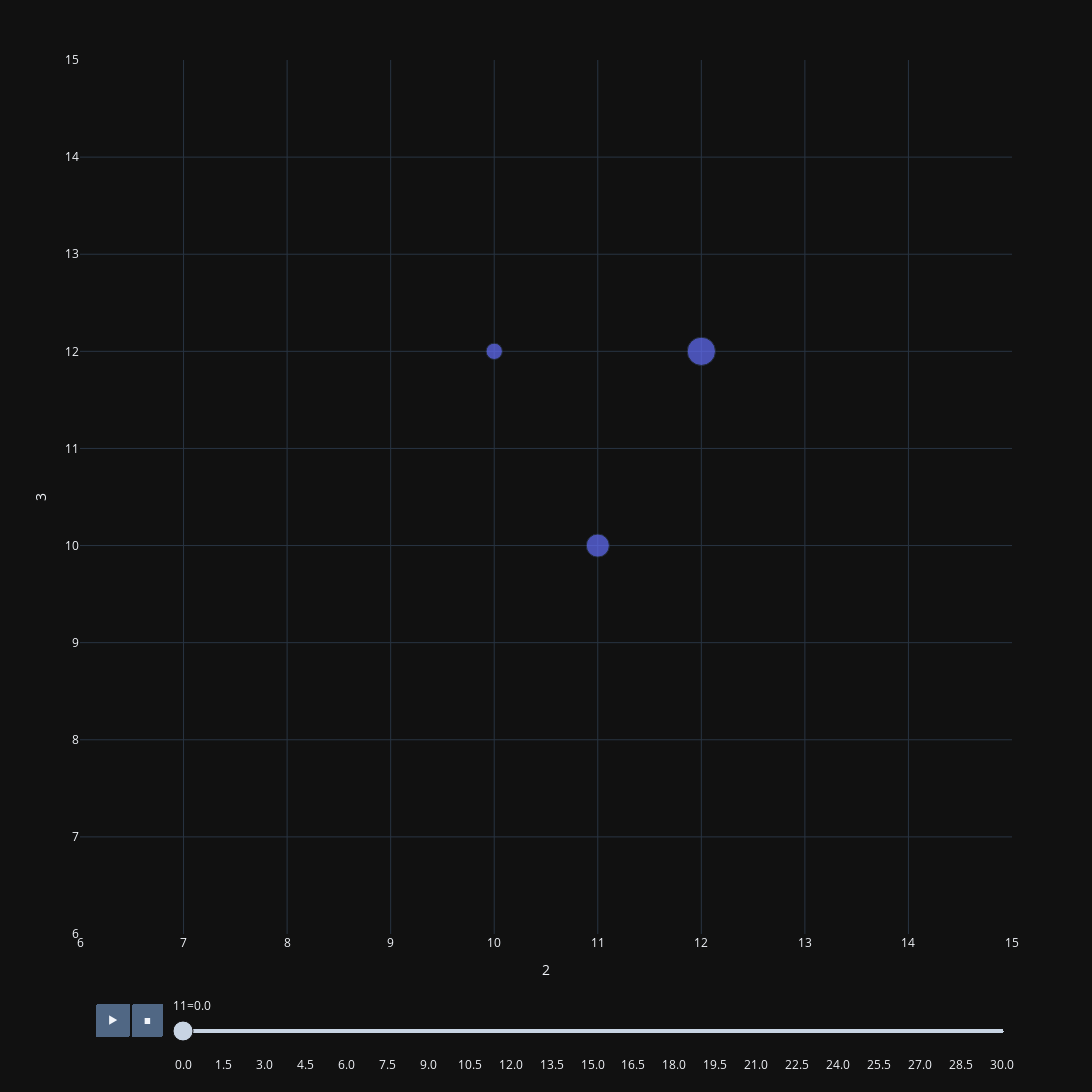

Source (notebook cell):
### Code cell
import plotly.express as px

plot_data = np.array([x[::250] for x in data])
plot_data = plot_data.reshape((-1, data.shape[2]))

fig = px.scatter(
    plot_data, 
    x=R_X, 
    y=R_Y, 
    animation_frame=R_T, 
    animation_group=R_ID,
    size=R_M,
    range_x=[6, 15], 
    range_y=[6, 15],
    width=1300,
    height=1300,
)
fig.update_layout(
    updatemenus=[
        {
            'buttons': [
                {
                    'method': "animate",
                    'args': [None, {"frame": {"duration": 150, "redraw": False}, "mode": "immediate", "transition": {"duration": 150}}]
                }
            ],
        }
    ]
)
fig

### Figure 1 — Plotly figure (JSON) as saved in the notebook; plotly's stock layout.template omitted (floating-point values rounded to 4 significant figures)
{"data": [{"hovertemplate": "11=0.0<br>2=%{x}<br>3=%{y}<br>1=%{marker.size}<extra></extra>", "ids": [0.0, 1.0, 2.0], "legendgroup": "", "marker": {"color": "#636efa", "size": [2.0, 1.0, 3.0], "sizemode": "area", "sizeref": 0.0075, "symbol": "circle"}, "mode": "markers", "name": "", "orientation": "v", "showlegend": false, "x": [11.0, 10.0, 12.0], "xaxis": "x", "y": [10.0, 12.0, 12.0], "yaxis": "y", "type": "scatter"}], "layout": {"xaxis": {"anchor": "y", "domain": [0.0, 1.0], "title": {"text": "2"}, "range": [6, 15]}, "yaxis": {"anchor": "x", "domain": [0.0, 1.0], "title": {"text": "3"}, "range": [6, 15]}, "legend": {"tracegroupgap": 0, "itemsizing": "constant"}, "margin": {"t": 60}, "height": 1300, "width": 1300, "updatemenus": [{"buttons": [{"args": [null, {"frame": {"duration": 150, "redraw": false}, "mode": "immediate", "transition": {"duration": 150}}], "label": "&#9654;", "method": "animate"}, {"args": [null, {"frame": {"duration": 150, "redraw": false}, "mode": "immediate", "transition": {"duration": 150}}], "label": "&#9724;", "method": "animate"}], "direction": "left", "pad": {"r": 10, "t": 70}, "showactive": false, "type": "buttons", "x": 0.1, "xanchor": "right", "y": 0, "yanchor": "top"}], "sliders": [{"active": 0, "currentvalue": {"prefix": "11="}, "len": 0.9, "pad": {"b": 10, "t": 60}, "steps": [{"args": [["0.0"], {"frame": {"duration": 0, "redraw": false}, "mode": "immediate", "fromcurrent": true, "transition": {"duration": 0, "easing": "linear"}}], "label": "0.0", "method": "animate"}, {"args": [["0.5"], {"frame": {"duration": 0, "redraw": false}, "mode": "immediate", "fromcurrent": true, "transition": {"duration": 0, "easing": "linear"}}], "label": "0.5", "method": "animate"}, {"args": [["1.0"], {"frame": {"duration": 0, "redraw": false}, "mode": "immediate", "fromcurrent": true, "transition": {"duration": 0, "easing": "linear"}}], "label": "1.0", "method": "animate"}, {"args": [["1.5"], {"frame": {"duration": 0, "redraw": false}, "mode": "immediate", "fromcurrent": true, "transition": {"duration": 0, "easing": "linear"}}], "label": "1.5", "method": "animate"}, {"args": [["2.0"], {"frame": {"duration": 0, "redraw": false}, "mode": "immediate", "fromcurrent": true, "transition": {"duration": 0, "easing": "linear"}}], "label": "2.0", "method": "animate"}, {"args": [["2.5"], {"frame": {"duration": 0, "redraw": false}, "mode": "immediate", "fromcurrent": true, "transition": {"duration": 0, "easing": "linear"}}], "label": "2.5", "method": "animate"}, {"args": [["3.0"], {"frame": {"duration": 0, "redraw": false}, "mode": "immediate", "fromcurrent": true, "transition": {"duration": 0, "easing": "linear"}}], "label": "3.0", "method": "animate"}, {"args": [["3.5"], {"frame": {"duration": 0, "redraw": false}, "mode": "immediate", "fromcurrent": true, "transition": {"duration": 0, "easing": "linear"}}], "label": "3.5", "method": "animate"}, {"args": [["4.0"], {"frame": {"duration": 0, "redraw": false}, "mode": "immediate", "fromcurrent": true, "transition": {"duration": 0, "easing": "linear"}}], "label": "4.0", "method": "animate"}, {"args": [["4.5"], {"frame": {"duration": 0, "redraw": false}, "mode": "immediate", "fromcurrent": true, "transition": {"duration": 0, "easing": "linear"}}], "label": "4.5", "method": "animate"}, {"args": [["5.0"], {"frame": {"duration": 0, "redraw": false}, "mode": "immediate", "fromcurrent": true, "transition": {"duration": 0, "easing": "linear"}}], "label": "5.0", "method": "animate"}, {"args": [["5.5"], {"frame": {"duration": 0, "redraw": false}, "mode": "immediate", "fromcurrent": true, "transition": {"duration": 0, "easing": "linear"}}], "label": "5.5", "method": "animate"}, {"args": [["6.0"], {"frame": {"duration": 0, "redraw": false}, "mode": "immediate", "fromcurrent": true, "transition": {"duration": 0, "easing": "linear"}}], "label": "6.0", "method": "animate"}, {"args": [["6.5"], {"frame": {"duration": 0, "redraw": false}, "mode": "immediate", "fromcurrent": true, "transition": {"duration": 0, "easing": "linear"}}], "label": "6.5", "method": "animate"}, {"args": [["7.0"], {"frame": {"duration": 0, "redraw": false}, "mode": "immediate", "fromcurrent": true, "transition": {"duration": 0, "easing": "linear"}}], "label": "7.0", "method": "animate"}, {"args": [["7.5"], {"frame": {"duration": 0, "redraw": false}, "mode": "immediate", "fromcurrent": true, "transition": {"duration": 0, "easing": "linear"}}], "label": "7.5", "method": "animate"}, {"args": [["8.0"], {"frame": {"duration": 0, "redraw": false}, "mode": "immediate", "fromcurrent": true, "transition": {"duration": 0, "easing": "linear"}}], "label": "8.0", "method": "animate"}, {"args": [["8.5"], {"frame": {"duration": 0, "redraw": false}, "mode": "immediate", "fromcurrent": true, "transition": {"duration": 0, "easing": "linear"}}], "label": "8.5", "method": "animate"}, {"args": [["9.0"], {"frame": {"duration": 0, "redraw": false}, "mode": "immediate", "fromcurrent": true, "transition": {"duration": 0, "easing": "linear"}}], "label": "9.0", "method": "animate"}, {"args": [["9.5"], {"frame": {"duration": 0, "redraw": false}, "mode": "immediate", "fromcurrent": true, "transition": {"duration": 0, "easing": "linear"}}], "label": "9.5", "method": "animate"}, {"args": [["10.0"], {"frame": {"duration": 0, "redraw": false}, "mode": "immediate", "fromcurrent": true, "transition": {"duration": 0, "easing": "linear"}}], "label": "10.0", "method": "animate"}, {"args": [["10.5"], {"frame": {"duration": 0, "redraw": false}, "mode": "immediate", "fromcurrent": true, "transition": {"duration": 0, "easing": "linear"}}], "label": "10.5", "method": "animate"}, {"args": [["11.0"], {"frame": {"duration": 0, "redraw": false}, "mode": "immediate", "fromcurrent": true, "transition": {"duration": 0, "easing": "linear"}}], "label": "11.0", "method": "animate"}, {"args": [["11.5"], {"frame": {"duration": 0, "redraw": false}, "mode": "immediate", "fromcurrent": true, "transition": {"duration": 0, "easing": "linear"}}], "label": "11.5", "method": "animate"}, {"args": [["12.0"], {"frame": {"duration": 0, "redraw": false}, "mode": "immediate", "fromcurrent": true, "transition": {"duration": 0, "easing": "linear"}}], "label": "12.0", "method": "animate"}, {"args": [["12.5"], {"frame": {"duration": 0, "redraw": false}, "mode": "immediate", "fromcurrent": true, "transition": {"duration": 0, "easing": "linear"}}], "label": "12.5", "method": "animate"}, {"args": [["13.0"], {"frame": {"duration": 0, "redraw": false}, "mode": "immediate", "fromcurrent": true, "transition": {"duration": 0, "easing": "linear"}}], "label": "13.0", "method": "animate"}, {"args": [["13.5"], {"frame": {"duration": 0, "redraw": false}, "mode": "immediate", "fromcurrent": true, "transition": {"duration": 0, "easing": "linear"}}], "label": "13.5", "method": "animate"}, {"args": [["14.0"], {"frame": {"duration": 0, "redraw": false}, "mode": "immediate", "fromcurrent": true, "transition": {"duration": 0, "easing": "linear"}}], "label": "14.0", "method": "animate"}, {"args": [["14.5"], {"frame": {"duration": 0, "redraw": false}, "mode": "immediate", "fromcurrent": true, "transition": {"duration": 0, "easing": "linear"}}], "label": "14.5", "method": "animate"}, {"args": [["15.0"], {"frame": {"duration": 0, "redraw": false}, "mode": "immediate", "fromcurrent": true, "transition": {"duration": 0, "easing": "linear"}}], "label": "15.0", "method": "animate"}, {"args": [["15.5"], {"frame": {"duration": 0, "redraw": false}, "mode": "immediate", "fromcurrent": true, "transition": {"duration": 0, "easing": "linear"}}], "label": "15.5", "method": "animate"}, {"args": [["16.0"], {"frame": {"duration": 0, "redraw": false}, "mode": "immediate", "fromcurrent": true, "transition": {"duration": 0, "easing": "linear"}}], "label": "16.0", "method": "animate"}, {"args": [["16.5"], {"frame": {"duration": 0, "redraw": false}, "mode": "immediate", "fromcurrent": true, "transition": {"duration": 0, "easing": "linear"}}], "label": "16.5", "method": "animate"}, {"args": [["17.0"], {"frame": {"duration": 0, "redraw": false}, "mode": "immediate", "fromcurrent": true, "transition": {"duration": 0, "easing": "linear"}}], "label": "17.0", "method": "animate"}, {"args": [["17.5"], {"frame": {"duration": 0, "redraw": false}, "mode": "immediate", "fromcurrent": true, "transition": {"duration": 0, "easing": "linear"}}], "label": "17.5", "method": "animate"}, {"args": [["18.0"], {"frame": {"duration": 0, "redraw": false}, "mode": "immediate", "fromcurrent": true, "transition": {"duration": 0, "easing": "linear"}}], "label": "18.0", "method": "animate"}, {"args": [["18.5"], {"frame": {"duration": 0, "redraw": false}, "mode": "immediate", "fromcurrent": true, "transition": {"duration": 0, "easing": "linear"}}], "label": "18.5", "method": "animate"}, {"args": [["19.0"], {"frame": {"duration": 0, "redraw": false}, "mode": "immediate", "fromcurrent": true, "transition": {"duration": 0, "easing": "linear"}}], "label": "19.0", "method": "animate"}, {"args": [["19.5"], {"frame": {"duration": 0, "redraw": false}, "mode": "immediate", "fromcurrent": true, "transition": {"duration": 0, "easing": "linear"}}], "label": "19.5", "method": "animate"}, {"args": [["20.0"], {"frame": {"duration": 0, "redraw": false}, "mode": "immediate", "fromcurrent": true, "transition": {"duration": 0, "easing": "linear"}}], "label": "20.0", "method": "animate"}, {"args": [["20.5"], {"frame": {"duration": 0, "redraw": false}, "mode": "immediate", "fromcurrent": true, "transition": {"duration": 0, "easing": "linear"}}], "label": "20.5", "method": "animate"}, {"args": [["21.0"], {"frame": {"duration": 0, "redraw": false}, "mode": "immediate", "fromcurrent": true, "transition": {"duration": 0, "easing": "linear"}}], "label": "21.0", "method": "animate"}, {"args": [["21.5"], {"frame": {"duration": 0, "redraw": false}, "mode": "immediate", "fromcurrent": true, "transition": {"duration": 0, "easing": "linear"}}], "label": "21.5", "method": "animate"}, {"args": [["22.0"], {"frame": {"duration": 0, "redraw": false}, "mode": "immediate", "fromcurrent": true, "transition": {"duration": 0, "easing": "linear"}}], "label": "22.0", "method": "animate"}, {"args": [["22.5"], {"frame": {"duration": 0, "redraw": false}, "mode": "immediate", "fromcurrent": true, "transition": {"duration": 0, "easing": "linear"}}], "label": "22.5", "method": "animate"}, {"args": [["23.0"], {"frame": {"duration": 0, "redraw": false}, "mode": "immediate", "fromcurrent": true, "transition": {"duration": 0, "easing": "linear"}}], "label": "23.0", "method": "animate"}, {"args": [["23.5"], {"frame": {"duration": 0, "redraw": false}, "mode": "immediate", "fromcurrent": true, "transition": {"duration": 0, "easing": "linear"}}], "label": "23.5", "method": "animate"}, {"args": [["24.0"], {"frame": {"duration": 0, "redraw": false}, "mode": "immediate", "fromcurrent": true, "transition": {"duration": 0, "easing": "linear"}}], "label": "24.0", "method": "animate"}, {"args": [["24.5"], {"frame": {"duration": 0, "redraw": false}, "mode": "immediate", "fromcurrent": true, "transition": {"duration": 0, "easing": "linear"}}], "label": "24.5", "method": "animate"}, {"args": [["25.0"], {"frame": {"duration": 0, "redraw": false}, "mode": "immediate", "fromcurrent": true, "transition": {"duration": 0, "easing": "linear"}}], "label": "25.0", "method": "animate"}, {"args": [["25.5"], {"frame": {"duration": 0, "redraw": false}, "mode": "immediate", "fromcurrent": true, "transition": {"duration": 0, "easing": "linear"}}], "label": "25.5", "method": "animate"}, {"args": [["26.0"], {"frame": {"duration": 0, "redraw": false}, "mode": "immediate", "fromcurrent": true, "transition": {"duration": 0, "easing": "linear"}}], "label": "26.0", "method": "animate"}, {"args": [["26.5"], {"frame": {"duration": 0, "redraw": false}, "mode": "immediate", "fromcurrent": true, "transition": {"duration": 0, "easing": "linear"}}], "label": "26.5", "method": "animate"}, {"args": [["27.0"], {"frame": {"duration": 0, "redraw": false}, "mode": "immediate", "fromcurrent": true, "transition": {"duration": 0, "easing": "linear"}}], "label": "27.0", "method": "animate"}, {"args": [["27.5"], {"frame": {"duration": 0, "redraw": false}, "mode": "immediate", "fromcurrent": true, "transition": {"duration": 0, "easing": "linear"}}], "label": "27.5", "method": "animate"}, {"args": [["28.0"], {"frame": {"duration": 0, "redraw": false}, "mode": "immediate", "fromcurrent": true, "transition": {"duration": 0, "easing": "linear"}}], "label": "28.0", "method": "animate"}, {"args": [["28.5"], {"frame": {"duration": 0, "redraw": false}, "mode": "immediate", "fromcurrent": true, "transition": {"duration": 0, "easing": "linear"}}], "label": "28.5", "method": "animate"}, {"args": [["29.0"], {"frame": {"duration": 0, "redraw": false}, "mode": "immediate", "fromcurrent": true, "transition": {"duration": 0, "easing": "linear"}}], "label": "29.0", "method": "animate"}, {"args": [["29.5"], {"frame": {"duration": 0, "redraw": false}, "mode": "immediate", "fromcurrent": true, "transition": {"duration": 0, "easing": "linear"}}], "label": "29.5", "method": "animate"}, {"args": [["30.0"], {"frame": {"duration": 0, "redraw": false}, "mode": "immediate", "fromcurrent": true, "transition": {"duration": 0, "easing": "linear"}}], "label": "30.0", "method": "animate"}], "x": 0.1, "xanchor": "left", "y": 0, "yanchor": "top"}]}}
